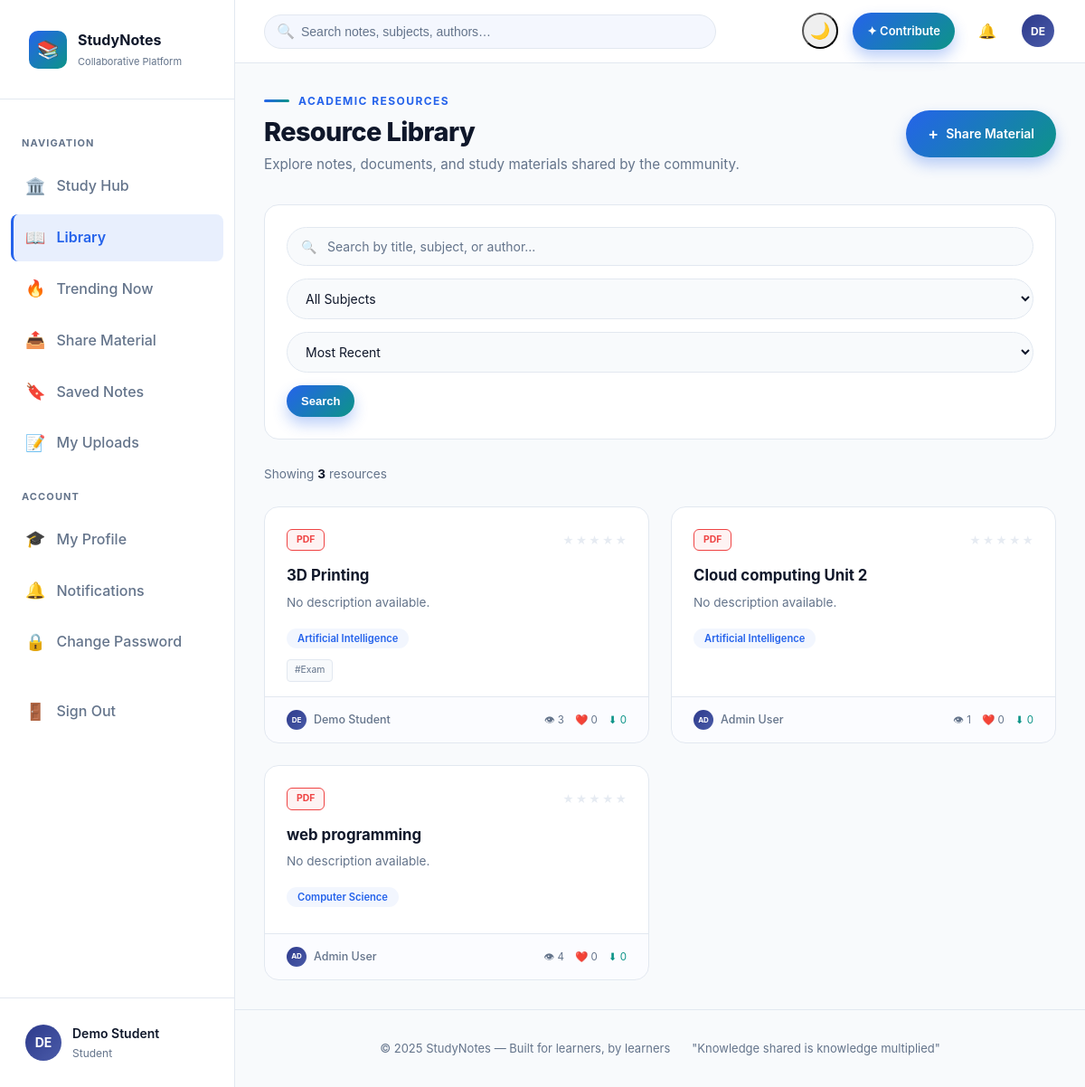
The app's page /notes (signed in) with its own data.
### tables this page shows
CREATE TABLE users (
    id            INTEGER PRIMARY KEY AUTOINCREMENT,
    name          TEXT    NOT NULL,
    email         TEXT    NOT NULL UNIQUE,
    password_hash TEXT    NOT NULL,
    role          TEXT    NOT NULL DEFAULT 'student',  -- 'student' | 'admin'
    bio           TEXT    DEFAULT '',
    avatar        TEXT    DEFAULT '',          -- initials used in UI
    is_blocked    INTEGER DEFAULT 0,
    last_login    TEXT    DEFAULT NULL,
    created_at    TEXT    NOT NULL DEFAULT (strftime('%Y-%m-%dT%H:%M:%S','now'))
);

CREATE TABLE notes (
    id          INTEGER PRIMARY KEY AUTOINCREMENT,
    user_id     INTEGER NOT NULL REFERENCES users(id) ON DELETE CASCADE,
    title       TEXT    NOT NULL,
    subject     TEXT    NOT NULL DEFAULT '',
    description TEXT    DEFAULT '',
    tags        TEXT    DEFAULT '',           -- comma-separated
    filename    TEXT    DEFAULT NULL,         -- saved file on disk
    file_type   TEXT    DEFAULT NULL,         -- pdf, doc, txt â€¦
    file_size   INTEGER DEFAULT 0,           -- bytes
    views       INTEGER DEFAULT 0,
    likes       INTEGER DEFAULT 0,
    downloads   INTEGER DEFAULT 0,
    is_deleted  INTEGER DEFAULT 0,
    created_at  TEXT    NOT NULL DEFAULT (strftime('%Y-%m-%dT%H:%M:%S','now'))
);

### app.py (the view)
@app.route('/notes')
def notes():
    q       = sanitize(request.args.get('q', ''))
    subject = sanitize(request.args.get('subject', ''))
    sort    = request.args.get('sort', 'recent')
    page    = max(1, int(request.args.get('page', 1)))
    base_sql = ("SELECT n.*, u.name as author_name, "
                "(SELECT COALESCE(AVG(stars),0) FROM ratings WHERE note_id=n.id) as avg_rating, "
                "(SELECT COUNT(*) FROM ratings WHERE note_id=n.id) as rating_count, "
                "(SELECT COUNT(*) FROM comments WHERE note_id=n.id AND is_deleted=0) as comment_count "
                "FROM notes n JOIN users u ON n.user_id=u.id "
                "WHERE n.is_deleted=0 ")
    args = []
    if q:
        base_sql += "AND (n.title LIKE ? OR n.description LIKE ? OR n.tags LIKE ? OR u.name LIKE ?) "
        like = f'%{q}%'
        args += [like, like, like, like]
    if subject:
        base_sql += "AND n.subject=? "
        args.append(subject)
    sort_map = {
        'recent':  'n.created_at DESC',
        'popular': 'n.likes DESC',
        'rating':  'avg_rating DESC',
        'views':   'n.views DESC',
    }
    base_sql += f"ORDER BY {sort_map.get(sort,'n.created_at DESC')} "
    count_sql = base_sql.replace(
        "SELECT n.*, u.name as author_name, "
        "(SELECT COALESCE(AVG(stars),0) FROM ratings WHERE note_id=n.id) as avg_rating, "
        "(SELECT COUNT(*) FROM ratings WHERE note_id=n.id) as rating_count, "
        "(SELECT COUNT(*) FROM comments WHERE note_id=n.id AND is_deleted=0) as comment_count ",
        "SELECT COUNT(*) as c "
    ).split("ORDER BY")[0]
    total = get_db().execute(count_sql, args).fetchone()['c']
    total_pages = max(1, math.ceil(total / PER_PAGE))
    page = min(page, total_pages)
    base_sql += f"LIMIT {PER_PAGE} OFFSET {(page-1)*PER_PAGE}"
    note_list = query(base_sql, args)
    subjects = [r['subject'] for r in query("SELECT DISTINCT subject FROM notes WHERE is_deleted=0 AND subject!='' ORDER BY subject")]
    liked_ids = set()
    if 'user_id' in session:
        rows = query("SELECT note_id FROM likes WHERE user_id=?", (session['user_id'],))
        liked_ids = {r['note_id'] for r in rows}
    return render_template('notes.html',
        notes=note_list, q=q, subject=subject, sort=sort,
        subjects=subjects, page=page, total_pages=total_pages,
        total=total, liked_ids=liked_ids)

### app.py (called while the page is built)
def get_db():
    if 'db' not in g:
        g.db = sqlite3.connect(DATABASE)
        g.db.row_factory = sqlite3.Row   # dict-style rows
        g.db.execute("PRAGMA foreign_keys = ON")
        g.db.execute("PRAGMA journal_mode = WAL")
    return g.db

def query(sql, args=(), one=False):
    cur = get_db().execute(sql, args)
    rows = cur.fetchall()
    return (rows[0] if rows else None) if one else rows

def sanitize(text):
    return re.sub(r'[<>"\'`]', '', str(text).strip()) if text else ''

@app.context_processor
def inject_globals():
    user = None
    if 'user_id' in session:
        user = query("SELECT * FROM users WHERE id = ?", (session['user_id'],), one=True)
    notif_count = 0
    if user:
        notif_count = query(
            "SELECT COUNT(*) as c FROM notifications WHERE user_id=? AND read=0",
            (user['id'],), one=True
        )['c']
    return dict(current_user=user, notif_count=notif_count)

### templates/notes.html (shortened to what this page needs)
{% extends "base.html" %}
{% block content %}
<div style="display: flex; align-items: center; justify-content: space-between; flex-wrap: wrap; gap: 20px; margin-bottom: 32px;">
  <div>
    <div style="display: flex; align-items: center; gap: 10px; margin-bottom: 8px;">
      <span style="width: 28px; height: 3px; background: linear-gradient(90deg, var(--clr-primary), var(--clr-secondary)); border-radius: 2px;"></span>
      <span style="font-size: 0.75rem; font-weight: 700; text-transform: uppercase; letter-spacing: 0.12em; color: var(--clr-primary);">Academic Resources</span>
    </div>
    <h1 style="color: var(--clr-text); font-weight: 800; font-size: 1.8rem; margin-bottom: 6px;">Resource Library</h1>
    <p style="color: var(--clr-text-soft); font-size: 0.95rem;">Explore notes, documents, and study materials shared by the community.</p>
  </div>
  <a href="{{ url_for('upload') }}" class="btn btn-p">
    <span style="font-size: 1.1rem;">+</span> Share Material
  </a>
</div>
<div class="card" style="padding: 24px; margin-bottom: 28px; border-radius: 16px;">
  <form method="get" style="display: flex; gap: 14px; flex-wrap: wrap; align-items: center;">
    <div style="flex: 1; min-width: 250px; position: relative;">
      <span style="position: absolute; left: 16px; top: 50%; transform: translateY(-50%); opacity: 0.45; font-size: 14px;">🔍</span>
      <input type="text" name="q" value="{{ q }}" placeholder="Search by title, subject, or author..."
             class="form-input" style="padding-left: 44px; border-radius: 100px; background: var(--clr-bg);">
    </div>
    <select name="subject" onchange="this.form.submit()" class="form-select" style="border-radius: 100px; min-width: 160px; background: var(--clr-bg);">
      <option value="">All Subjects</option>
    </select>
    <select name="sort" onchange="this.form.submit()" class="form-select" style="border-radius: 100px; min-width: 160px; background: var(--clr-bg);">
      <option value="recent"  {% if sort=='recent'  %}selected{% endif %}>Most Recent</option>
    </select>
    <button type="submit" class="btn btn-p btn-sm">Search</button>
  </form>
</div>
<div style="margin-bottom: 24px; display: flex; align-items: center; justify-content: space-between;">
  <div style="font-size: 0.85rem; color: var(--clr-text-soft);">
    Showing <span style="color: var(--clr-text); font-weight: 700;" id="totalCount">{{ total }}</span> resources
  </div>
</div>
<div class="notes-g" id="notesGrid">
  {% for n in notes %}
  {% set ext = n.file_type or 'txt' %}
  {% set nc_colors = {'pdf':'#ef4444','doc':'#3b82f6','docx':'#3b82f6',
                      'txt':'#10b981','ppt':'#f59e0b','pptx':'#f59e0b',
                      'png':'#8b5cf6','jpg':'#8b5cf6'} %}
  <div class="nc" style="--sc-c:{{ nc_colors.get(ext, 'var(--clr-primary)') }}; cursor: pointer;"
       onclick="window.location.href='{{ url_for('note_detail', note_id=n.id) }}'">
    <div class="nc-bod">
      <div style="display: flex; justify-content: space-between; align-items: center; margin-bottom: 16px;">
        <span style="color: {{ nc_colors.get(ext, 'var(--clr-primary)') }}; font-weight: 700; font-size: 0.65rem;
                     text-transform: uppercase; border: 1.5px solid currentColor; padding: 3px 10px; border-radius: 6px;
                     background: {{ nc_colors.get(ext, 'var(--clr-primary)') }}10;">
          {{ ext.upper() }}
        </span>
        <div class="stars sm" style="opacity: 0.85;">
          {% for i in range(1,6) %}
          <span class="star {% if i <= (n.avg_rating|round|int) %}on{% endif %}">★</span>
          {% endfor %}
        </div>
      </div>
      <div class="nc-tit">{{ n.title }}</div>
      <div style="color: var(--clr-text-soft); font-size: 0.85rem; line-height: 1.6; margin-bottom: 14px;
                  display: -webkit-box; -webkit-line-clamp: 2; -webkit-box-orient: vertical; overflow: hidden;">
        {{ n.description or 'No description available.' }}
      </div>
      {% if n.subject %}
      <div style="margin-bottom: 12px;">
        <span style="font-size: 0.7rem; color: var(--clr-primary); background: rgba(37,99,235,0.06);
                     padding: 4px 12px; border-radius: 20px; font-weight: 600;">{{ n.subject }}</span>
      </div>
      {% endif %}
      {% if n.tags %}
      <div style="display: flex; gap: 6px; flex-wrap: wrap; margin-top: auto;">
        {% for t in n.tags.split(',')[:3] %}
        <span style="font-size: 0.65rem; color: var(--clr-text-soft); background: var(--clr-bg);
                     padding: 3px 8px; border-radius: 4px; border: 1px solid var(--clr-border);">#{{ t.strip() }}</span>
        {% endfor %}
      </div>
      {% endif %}
    </div>
    <div class="nc-ft">
      <div style="display: flex; align-items: center; gap: 8px;">
        <div class="av" style="width: 22px; height: 22px; font-size: 0.5rem;">{{ n.author_name[:2].upper() }}</div>
        <span style="font-size: 0.78rem; color: var(--clr-text-soft); font-weight: 500;">{{ n.author_name }}</span>
      </div>
      <div style="display: flex; gap: 12px; font-size: 0.72rem; color: var(--clr-text-soft);">
        <span title="Views">👁 {{ n.views }}</span>
        <span title="Likes" style="color: {{ '#ef4444' if n.id in liked_ids else 'inherit' }};">❤️ {{ n.likes }}</span>
        {% if n.filename %}
        <a href="{{ url_for('download_note', note_id=n.id) }}"
           onclick="event.stopPropagation(); return true;"
           title="Download" style="color: var(--clr-secondary); cursor: pointer; text-decoration: none;">⬇ {{ n.downloads }}</a>
        {% endif %}
      </div>
    </div>
  </div>
  {% endfor %}
</div>
{% endblock %}

### templates/base.html (shortened to what this page needs)
<!DOCTYPE html>
<html lang="en" data-theme="light">
<head>
</head>
<body>
  {% if current_user %}
  <div class="app">
    <aside class="sidebar" id="sidebar">
      <div class="s-logo">
        <div class="s-mark">📚</div>
        <div class="s-txt">StudyNotes<small>Collaborative Platform</small></div>
      </div>
      <nav class="s-nav">
        <div class="nav-sec">Navigation</div>
        <a href="{{ url_for('index') }}" class="nav-a {% if request.endpoint == 'index' %}on{% endif %}">
          <span class="nav-ico">🏛️</span> Study Hub
        </a>
        <a href="{{ url_for('notes') }}"
          class="nav-a {% if request.endpoint in ('notes', 'note_detail', 'browse_tag') %}on{% endif %}">
          <span class="nav-ico">📖</span> Library
        </a>
        <a href="{{ url_for('trending') }}" class="nav-a {% if request.endpoint == 'trending' %}on{% endif %}">
          <span class="nav-ico">🔥</span> Trending Now
        </a>
        <a href="{{ url_for('upload') }}" class="nav-a {% if request.endpoint == 'upload' %}on{% endif %}">
          <span class="nav-ico">📤</span> Share Material
        </a>
        <a href="{{ url_for('bookmarks') }}" class="nav-a {% if request.endpoint == 'bookmarks' %}on{% endif %}">
          <span class="nav-ico">🔖</span> Saved Notes
        </a>
        <a href="{{ url_for('my_notes') }}" class="nav-a {% if request.endpoint == 'my_notes' %}on{% endif %}">
          <span class="nav-ico">📝</span> My Uploads
        </a>
        <div class="nav-sec">Account</div>
        <a href="{{ url_for('profile') }}" class="nav-a {% if request.endpoint == 'profile' %}on{% endif %}">
          <span class="nav-ico">🎓</span> My Profile
        </a>
        <a href="{{ url_for('notifications') }}"
          class="nav-a {% if request.endpoint == 'notifications' %}on{% endif %}">
          <span class="nav-ico">🔔</span> Notifications
        </a>
        <a href="{{ url_for('change_password') }}"
          class="nav-a {% if request.endpoint == 'change_password' %}on{% endif %}">
          <span class="nav-ico">🔒</span> Change Password
        </a>
        <a href="{{ url_for('logout') }}" class="nav-a">
          <span class="nav-ico">🚪</span> Sign Out
        </a>
      </nav>
      <div class="s-foot">
        <a href="{{ url_for('profile') }}" class="s-user">
          <div class="av"
            style="background:linear-gradient(135deg, {{ '#c8961e' if current_user.role == 'admin' else '#2d3a8c' }}, {{ '#f0c744' if current_user.role == 'admin' else '#4a5ba8' }})">
            {{ current_user.name[:2].upper() }}
          </div>
          <div>
            <div class="u-nm">{{ current_user.name }}</div>
            <div class="u-rl">{{ current_user.role }}</div>
          </div>
        </a>
      </div>
    </aside>
    <div class="main">
      <header class="hdr">
        <form class="h-search" action="{{ url_for('notes') }}" method="get">
          <span class="s-ico">🔍</span>
          <input type="text" name="q" placeholder="Search notes, subjects, authors…"
            value="{{ request.args.get('q', '') }}" autocomplete="off" />
        </form>
        <div class="h-right">
          <button class="ib theme-btn" onclick="toggleTheme()" title="Toggle Theme" id="theme-btn">
          </button>
          <a href="{{ url_for('upload') }}" class="btn btn-p btn-sm">✦ Contribute</a>
          <a href="{{ url_for('notifications') }}" class="ib" title="Notifications">
            🔔
          </a>
          <a href="{{ url_for('profile') }}" class="ib" title="Profile">
            <div class="av"
              style="width:36px; height:36px; font-size:12px; background:linear-gradient(135deg, {{ '#c8961e' if current_user.role == 'admin' else '#2d3a8c' }}, {{ '#f0c744' if current_user.role == 'admin' else '#4a5ba8' }})">
              {{ current_user.name[:2].upper() }}
            </div>
          </a>
        </div>
      </header>
      <div class="page">
        {% block content %}{% endblock %}
      </div>
      <div class="page-foot">
        <span>© 2025 StudyNotes — Built for learners, by learners</span>
        <span>"Knowledge shared is knowledge multiplied"</span>
      </div>
    </div>
  </div>
  {% endif %}
</body>
</html>

### records on screen
users: name "DE", name "Demo Student", role "Student"
notes: upper "PDF", title "3D Printing", description "No description available.", subject "Artificial Intelligence", strip "Exam", name "DE", author_name "Demo Student", views "3", likes "0", downloads "0"
notes: upper "PDF", title "Cloud computing Unit 2", description "No description available.", subject "Artificial Intelligence", name "AD", author_name "Admin User", views "1", likes "0", downloads "0"
notes: upper "PDF", title "web programming", description "No description available.", subject "Computer Science", name "AD", author_name "Admin User", views "4", likes "0", downloads "0"

### other values on screen
{{ total }} "3"
